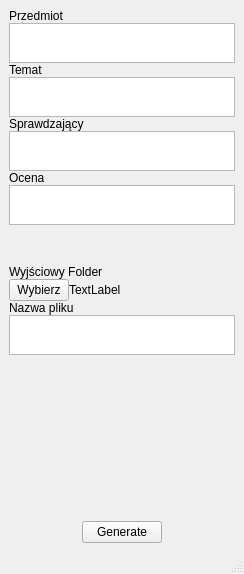
<?xml version="1.0" encoding="UTF-8"?>
<ui version="4.0">
 <class>GeneratorWindow</class>
 <widget class="QMainWindow" name="GeneratorWindow">
  <property name="geometry">
   <rect>
    <x>0</x>
    <y>0</y>
    <width>244</width>
    <height>574</height>
   </rect>
  </property>
  <property name="windowTitle">
   <string>MainWindow</string>
  </property>
  <widget class="QWidget" name="centralwidget">
   <layout class="QGridLayout" name="gridLayout_2">
    <item row="0" column="0">
     <layout class="QVBoxLayout" name="verticalLayout">
      <property name="spacing">
       <number>0</number>
      </property>
      <property name="topMargin">
       <number>0</number>
      </property>
      <item>
       <layout class="QFormLayout" name="formLayout">
        <property name="rowWrapPolicy">
         <enum>QFormLayout::WrapAllRows</enum>
        </property>
        <property name="labelAlignment">
         <set>Qt::AlignLeading|Qt::AlignLeft|Qt::AlignTop</set>
        </property>
        <item row="0" column="0">
         <widget class="QLabel" name="label">
          <property name="text">
           <string>Przedmiot</string>
          </property>
         </widget>
        </item>
        <item row="0" column="1">
         <widget class="QPlainTextEdit" name="subjectTextEdit">
          <property name="maximumSize">
           <size>
            <width>16777215</width>
            <height>40</height>
           </size>
          </property>
         </widget>
        </item>
        <item row="1" column="0">
         <widget class="QLabel" name="label_2">
          <property name="text">
           <string>Temat</string>
          </property>
         </widget>
        </item>
        <item row="1" column="1">
         <widget class="QPlainTextEdit" name="topicTextEdit">
          <property name="maximumSize">
           <size>
            <width>16777215</width>
            <height>40</height>
           </size>
          </property>
         </widget>
        </item>
        <item row="2" column="1">
         <widget class="QLabel" name="label_3">
          <property name="text">
           <string>Sprawdzający</string>
          </property>
         </widget>
        </item>
        <item row="3" column="1">
         <widget class="QPlainTextEdit" name="checkerTextEdit">
          <property name="sizePolicy">
           <sizepolicy hsizetype="Expanding" vsizetype="Fixed">
            <horstretch>0</horstretch>
            <verstretch>0</verstretch>
           </sizepolicy>
          </property>
          <property name="minimumSize">
           <size>
            <width>0</width>
            <height>20</height>
           </size>
          </property>
          <property name="maximumSize">
           <size>
            <width>16777215</width>
            <height>40</height>
           </size>
          </property>
         </widget>
        </item>
        <item row="4" column="1">
         <widget class="QLabel" name="label_4">
          <property name="text">
           <string>Ocena</string>
          </property>
         </widget>
        </item>
        <item row="5" column="1">
         <widget class="QPlainTextEdit" name="scoreTextEdit">
          <property name="maximumSize">
           <size>
            <width>16777215</width>
            <height>40</height>
           </size>
          </property>
         </widget>
        </item>
        <item row="6" column="1">
         <spacer name="verticalSpacer">
          <property name="orientation">
           <enum>Qt::Vertical</enum>
          </property>
          <property name="sizeHint" stdset="0">
           <size>
            <width>20</width>
            <height>40</height>
           </size>
          </property>
         </spacer>
        </item>
        <item row="7" column="1">
         <widget class="QLabel" name="label_6">
          <property name="text">
           <string>Wyjściowy Folder</string>
          </property>
         </widget>
        </item>
        <item row="8" column="1">
         <layout class="QHBoxLayout" name="horizontalLayout">
          <item>
           <widget class="QPushButton" name="outputDirPicker">
            <property name="maximumSize">
             <size>
              <width>60</width>
              <height>16777215</height>
             </size>
            </property>
            <property name="text">
             <string>Wybierz</string>
            </property>
           </widget>
          </item>
          <item>
           <widget class="QLabel" name="outputDirDisplay">
            <property name="text">
             <string>TextLabel</string>
            </property>
           </widget>
          </item>
         </layout>
        </item>
        <item row="9" column="1">
         <widget class="QLabel" name="label_5">
          <property name="text">
           <string>Nazwa pliku</string>
          </property>
         </widget>
        </item>
        <item row="10" column="1">
         <widget class="QPlainTextEdit" name="fileNameTextEdit">
          <property name="maximumSize">
           <size>
            <width>16777215</width>
            <height>40</height>
           </size>
          </property>
         </widget>
        </item>
       </layout>
      </item>
      <item>
       <layout class="QHBoxLayout" name="horizontalLayout_2">
        <item>
         <widget class="QPushButton" name="generateButton">
          <property name="sizePolicy">
           <sizepolicy hsizetype="Fixed" vsizetype="Fixed">
            <horstretch>0</horstretch>
            <verstretch>0</verstretch>
           </sizepolicy>
          </property>
          <property name="layoutDirection">
           <enum>Qt::LeftToRight</enum>
          </property>
          <property name="text">
           <string>Generate</string>
          </property>
         </widget>
        </item>
       </layout>
      </item>
     </layout>
    </item>
   </layout>
  </widget>
  <widget class="QMenuBar" name="menubar">
   <property name="geometry">
    <rect>
     <x>0</x>
     <y>0</y>
     <width>244</width>
     <height>21</height>
    </rect>
   </property>
  </widget>
  <widget class="QStatusBar" name="statusbar"/>
 </widget>
 <resources/>
 <connections/>
</ui>
